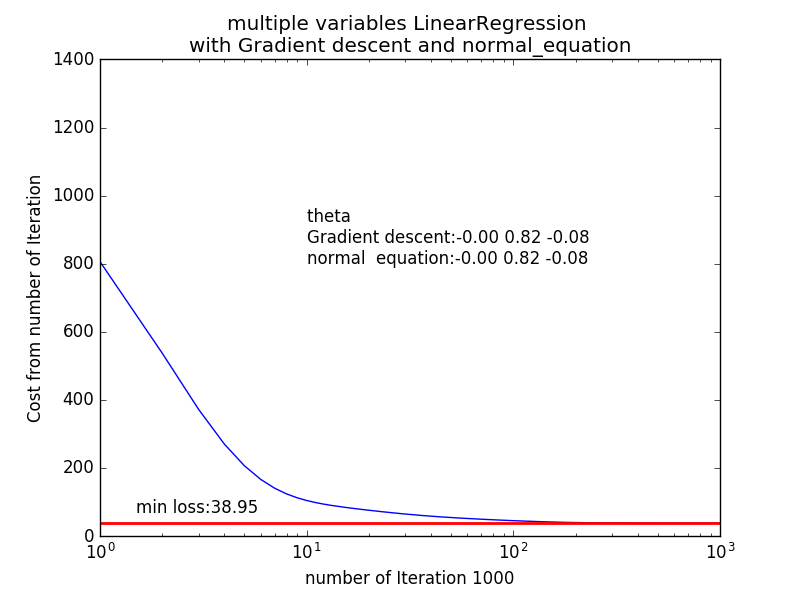

Python code for this plot:
import os
import numpy as np
import matplotlib.pyplot as plt

#change the directory
os.chdir('E:\Code\Python\MachineLearning\LinearRegression')

data = np.loadtxt('ex1data2.txt',delimiter = ',')
X = data[:,:2]
y = data[:,-1]

#define some parameters
m = X.shape[0]
n = X.shape[1]
theta = np.ones(n + 1)
numIter = 1000
lossArr = np.zeros(numIter)

def featureScale(data):
    data_mean = np.mean(data,axis = 0)
    data_std = np.mean(data,axis = 0)
    return ((data - data_mean)/data_std)



alpha = input('please enter alpha:')
alpha = float(alpha)
#insert the first column in the data
X = np.c_[np.ones(m),featureScale(X)]
# print(X)

y /= np.max(y)
# y = featureScale(y)

#define hypothsis
def hypothsis(X_train,theta):
    return np.dot(X_train,theta.T)

#define cost function
def costFunction(X_train,y):
    h = hypothsis(X,theta)
    return np.sum((h - y)**2) / 2*m

#define Gradient descent algrothm
def updateTheta(alpha,train_X):
    global theta
    theta -= (alpha / m) * (np.dot(train_X.T,hypothsis(train_X,theta) - y))

#use normal equation resolve
#define the inverse matrix of a matrix
inv = np.linalg.inv
def normal_equation(train_X,train_y):
    x2 = np.dot(train_X.T,train_X)
    x_ = inv(x2)
    return np.dot(np.dot(x_,train_X.T),train_y)

normal_equation_theta1,normal_equation_theta2,normal_equation_theta3 = normal_equation(X,y)



for i in range(numIter):
    lossArr[i] = costFunction(X,y)
    print('%d:%.2f' % (i,lossArr[i]))
    updateTheta(alpha,X)

print(theta)
print(normal_equation(X,y))

plt.plot(lossArr)
plt.axhline(y = lossArr[-1],color = 'r',linewidth = 2)
plt.annotate(('min loss:%.2f' % lossArr[-1]), xy = (1.5, lossArr[-1] + 30))
ax = plt.gca()
ax.set_xscale('log')
plt.title('multiple variables LinearRegression \nwith Gradient descent and normal_equation')
plt.annotate(('theta \nGradient descent:%.2f %.2f %.2f\nnormal  equation:%.2f %.2f %.2f'
%(theta[0],theta[1],theta[2],
normal_equation_theta1,normal_equation_theta2,normal_equation_theta3)),
xy = (10,500))
plt.xlabel('number of Iteration %d' % numIter)
plt.ylabel('Cost from number of Iteration')

plt.show()
